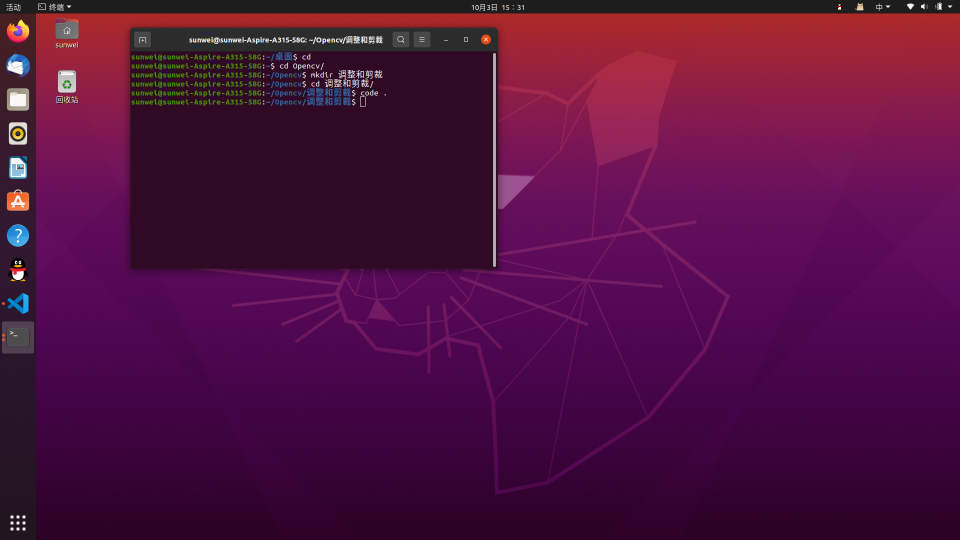
//> input picture 调整和剪裁/2023-10-03 15-31-17 的屏幕截图.png, 1920 x 1080 px (shown at 1/2 size)
$ ./main   (built with g++ and OpenCV 4)
//> lines starting //> are read from the running program, lines starting //| are printed output that depends on the picture
#include <opencv2/imgcodecs.hpp>
#include <opencv2/highgui.hpp>
#include <opencv2/imgproc.hpp>
#include <iostream>

using namespace cv;
using namespace std;

int main()
{
    string path = "/home/sunwei/Opencv/调整和剪裁/2023-10-03 15-31-17 的屏幕截图.png";
    Mat img = imread(path);
//> img is the input picture: 1080 rows x 1920 cols, CV_8UC3; mean B, G, R 64.4, 16.2, 81.2
    Mat imgResize , imgCrop;

    cout << img.size() << endl;
//| [1920 x 1080]
    resize(img,imgResize,Size(),0.5,0.5);
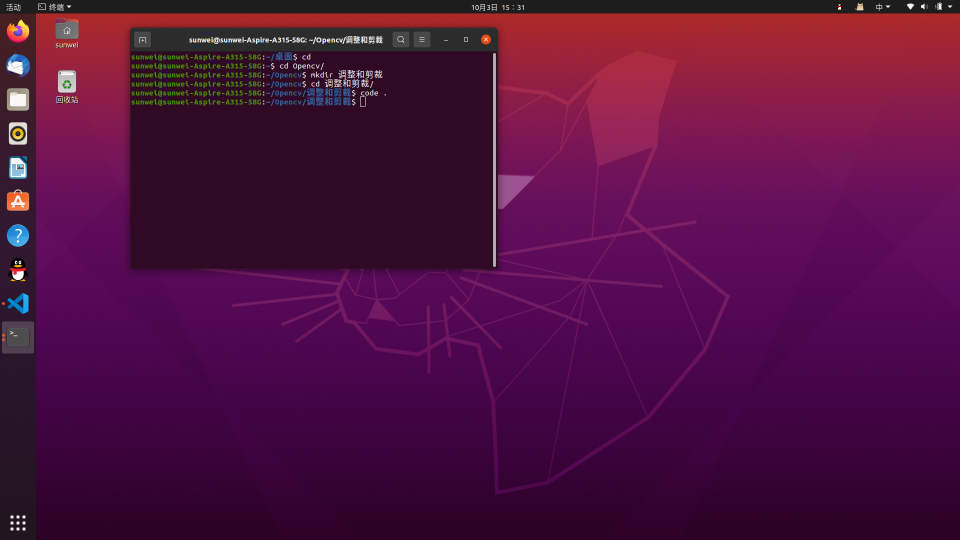
//> imgResize: 540 rows x 960 cols, CV_8UC3; mean B, G, R 64.5, 16.2, 81.3

    Rect roi(200,100,300,300);
    imgCrop = img(roi);
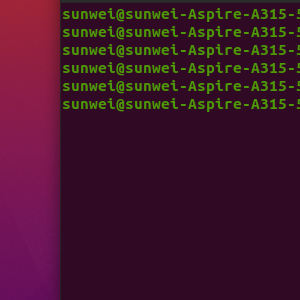
//> imgCrop: 300 rows x 300 cols, CV_8UC3; mean B, G, R 42.2, 21.9, 65.5

    if(!img.empty()){
        imshow("Image",img);
    }
    if(!imgResize.empty()){
        imshow("Image",imgResize);
    }
    if(!imgCrop.empty()){
        imshow("Image",imgCrop);
    }
    waitKey(0);

    return 0;
}
